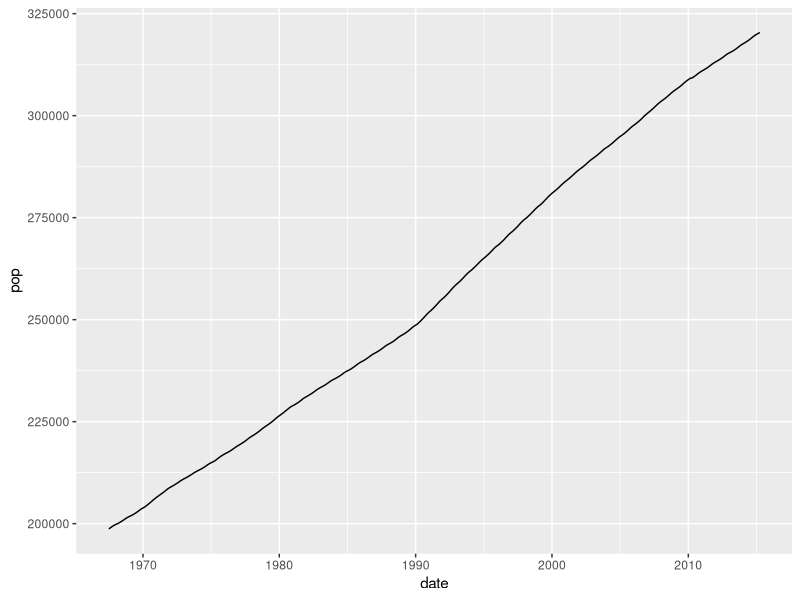
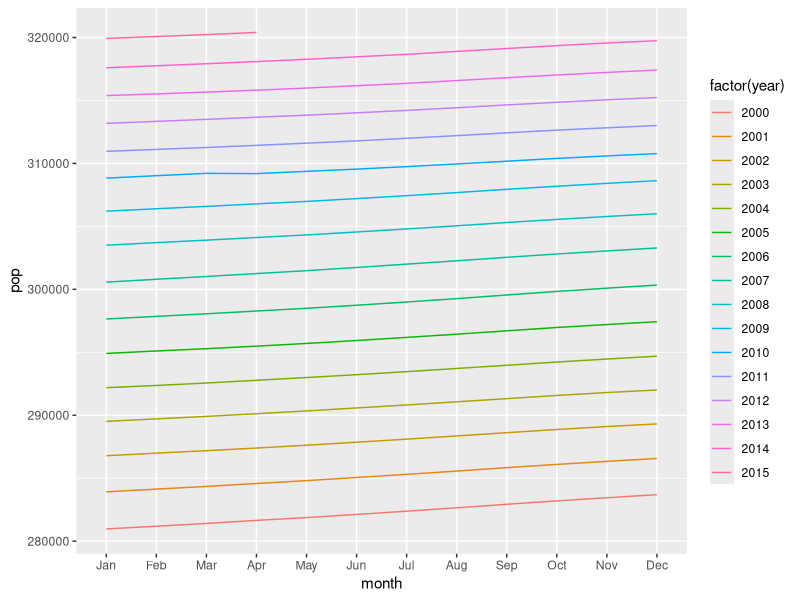
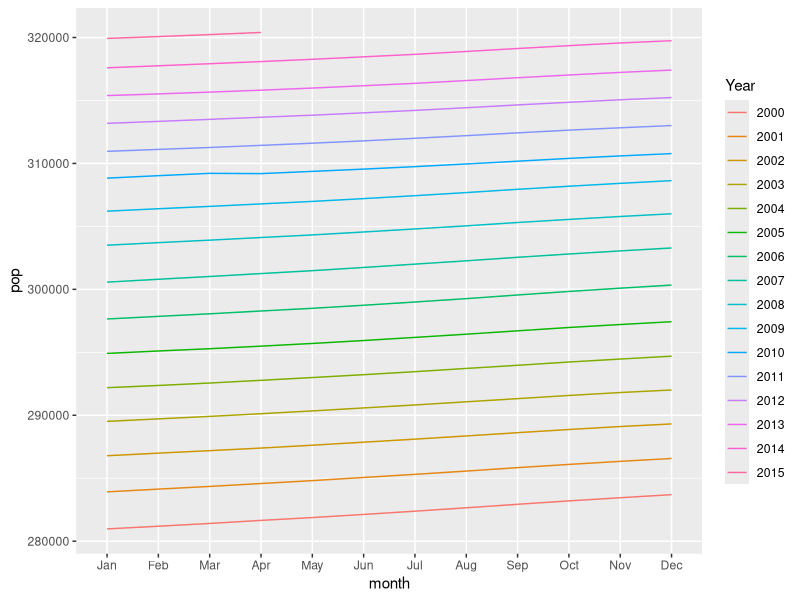
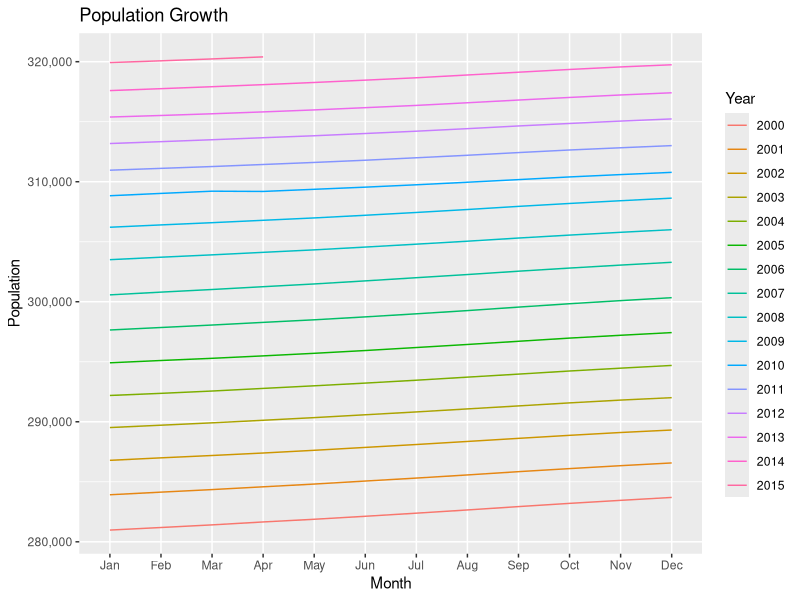
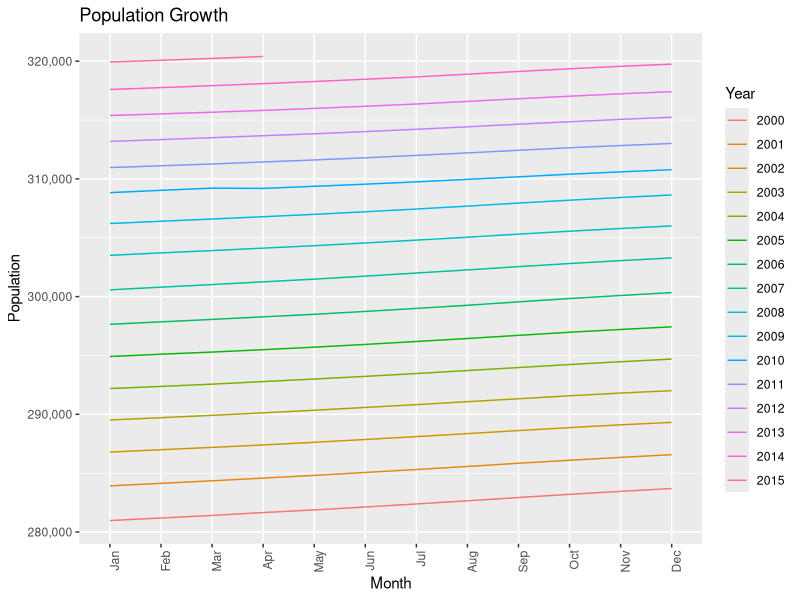

The R script that drew these images, in order:
require(ggplot2)
head(economics)
ggplot(economics, aes(x=date, y=pop)) + geom_line()

require(lubridate)
economics$year <- year(economics$date)
economics$month <- month(economics$date)
head(economics)

econ2000 <- economics[which(economics$year >= 2000), ]
nrow(economics)
nrow(econ2000)

head(econ2000)
econ2000$month <- month(econ2000$date, label=TRUE)
head(econ2000)

require(scales)
g <- ggplot(econ2000, aes(x=month, y=pop))
g <- g + geom_line(aes(color=factor(year), group=year))
g
g <- g + scale_color_discrete(name="Year")
g
g <- g + scale_y_continuous(labels=comma)
g <- g + labs(titles="Population Growth", x="Month", y="Population")
g
g <- g + theme(axis.text.x=element_text(angle=90, hjust=1))
g
